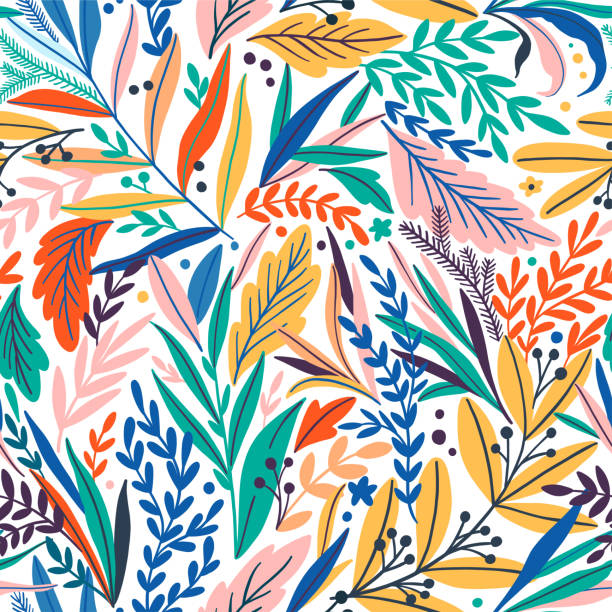
#> input picture Pattern.jpg, 612 x 612 px, found by its file name
$ jupyter execute --allow-errors image_compression.ipynb
#> lines starting #> are read from the running program, lines starting #| are printed output that depends on the picture
### image_comression.py
import numpy as np
from scipy.fft import dctn,dct,idctn
from huffman_code import *

def get_blocks(image_array):

    height, width = image_array.shape
    pad_height = (8 - height % 8) % 8
    pad_width = (8 - width % 8) % 8

    # print(height, width)
    # print(pad_height,pad_width)

    # Pad the image with zeros
    padded_image = np.pad(image_array, ((0, pad_height), (0, pad_width)), 'constant')

    # Calculate the number of blocks in each dimension
    num_blocks_h = padded_image.shape[0] // 8
    num_blocks_w = padded_image.shape[1] // 8

    blocks = np.zeros((6400, 8, 8))  # Initialize with the expected final shape

    itter = 0
    for i in range(num_blocks_h):
        for j in range(num_blocks_w):
            start_x = j*8
            end_x = start_x + 8
            start_y = i*8
            end_y = start_y+8
            block = padded_image[start_x:end_x,start_y:end_y]
            blocks[itter] = block
            itter = itter + 1
    return blocks


# [17 lines left out: function reconstruct_from_blocks_test, not called in this run]

def dct_for_one_block(block):
    dct_image = dctn(block, type=2, norm='ortho')
    return dct_image

def get_dct_blocks(blocks):
    #perform DCT on blocks

    dct_blocks = np.zeros((6400, 8,8))  # Initialize with the expected final shape

    for index,block in enumerate(blocks):
        dct_image = dctn(block, type=2, norm='ortho')
        dct_blocks[index] = dct_image
    return dct_blocks

def quantize_blocks(dct_blocks,level):

    quantization_matrix = np.array([[16,  11,  10,  16,  24,  40,  51,  61],
                                [12,  12,  14,  19,  26,  58,  60,  55],
                                [14,  13,  16,  24,  40,  57,  69,  56],
                                [14,  17,  22,  29,  51,  87,  80,  62],
                                [18,  22,  37,  56,  68, 109, 103,  77],
                                [24,  35,  55,  64,  81, 104, 113,  92],
                                [49,  64,  78,  87, 103, 121, 120, 101],
                                [72,  92,  95,  98, 112, 100, 103,  99]])

    if level == "high":
        quantization_matrix = quantization_matrix*1
    if level == "mid":
        quantization_matrix = quantization_matrix*5
    if level == "low":
        quantization_matrix = quantization_matrix*20

    quntized_blocks = dct_blocks/quantization_matrix
    quntized_blocks = quntized_blocks.astype(int)
    return quntized_blocks

# [49 lines left out: functions dequntize_blocks, quantize_blocks_custom, not called in this run]

def compress(quntized_blocks,location):
    result_string = ''
    huffman_codes_list = []
    for index,block in enumerate(quntized_blocks):
        uniques_low,counts_low = np.unique(block,return_counts = True)
        probabilities_low = counts_low/np.sum(counts_low)
        huffman_code_low = generate_huffman_code(uniques_low,probabilities_low)
        huffman_codes_list.append(huffman_code_low)
        bit_sequence_low = compress_image(huffman_code_low,block)
        result_string = result_string + str(bit_sequence_low) + "\n"

    with open(location, 'w') as f:
        f.write(result_string)

    return huffman_codes_list


# [49 lines left out: functions decode_blocks, reconstruct_from_blocks, calculate_psnr, not called in this run]


################################################################################################

import numpy as np
from itertools import chain
from scipy.fft import dctn,dct,idct

# [155 lines left out: functions zigzag_iteration, run_length_coding_binary, decode_run_length, recreate_matrix_from_zigzag, get_bit_sequence, compress_image and 5 more, not called in this run]

### run_length.py
import numpy as np
from itertools import chain
from scipy.fft import dctn,dct,idct

def zigzag_iteration(matrix):
    rows, cols = matrix.shape
    result = []

    for i in range(rows + cols - 1):
        if i % 2 == 0:  # Even rows
            for j in range(min(i, rows - 1), max(0, i - cols + 1) - 1, -1):
                result.append(matrix[j, i - j])
        else:  # Odd rows
            for j in range(max(0, i - cols + 1), min(i, rows - 1) + 1):
                result.append(matrix[j, i - j])

    return result


def run_length_coding_binary(result):
    run_length_code = []
    current_value = None
    current_length = 0

    for value in result:
        if value == current_value:
            current_length += 1
        else:
            if current_value is not None:
                if current_value>=0:
                    binary_value = format(current_value, '08b')  # Convert to binary with 8 bits
                    binary_length = format(current_length, '08b')  # Convert run length to binary with 8 bits
                    run_length_code.append((binary_value, binary_length))
                else:
                    binary_value = format(current_value, '09b')  # Convert to binary with 9 bits
                    binary_length = format(current_length, '08b')  # Convert run length to binary with 8 bits
                    run_length_code.append((binary_value, binary_length))
            current_value = value
            current_length = 1

    if current_value is not None:
        if current_value>=0:
            binary_value = format(current_value, '08b')  # Convert to binary with 8 bits
            binary_length = format(current_length, '08b')  # Convert run length to binary with 8 bits
            run_length_code.append((binary_value, binary_length))
        else:
            binary_value = format(current_value, '09b')  # Convert to binary with 9 bits
            binary_length = format(current_length, '08b')  # Convert run length to binary with 8 bits
            run_length_code.append((binary_value, binary_length))

    return run_length_code


def decode_run_length(bit_sequence):

    remaining_bits = bit_sequence
    result = []

    while len(remaining_bits)>0:
        if remaining_bits[0] == '-':
            value,count = -1*int(remaining_bits[1:9],2) , int(remaining_bits[9:17],2)
            result_list = [value] * count
            result.append(result_list)
            remaining_bits = remaining_bits[17:]
        else:
            value,count = int(remaining_bits[0:8],2) , int(remaining_bits[8:16],2)
            result_list = [value] * count
            result.append(result_list)
            remaining_bits = remaining_bits[16:]

    result = list(chain(*result))
    return result

def recreate_matrix_from_zigzag(result, rows, cols):
    matrix = np.zeros((rows, cols), dtype=int)

    index = 0

    for i in range(rows + cols - 1):
        if i % 2 == 0:  # Even rows
            for j in range(min(i, rows - 1), max(0, i - cols + 1) - 1, -1):
                matrix[j, i - j] = result[index]
                index += 1
        else:  # Odd rows
            for j in range(max(0, i - cols + 1), min(i, rows - 1) + 1):
                matrix[j, i - j] = result[index]
                index += 1

    return matrix


def get_bit_sequence(run_length_code_binary):
    result_string = ''

    for i in run_length_code_binary:
        result_string = result_string + i[0] + i[1]

    return result_string

def compress_image(image):
    result = zigzag_iteration(image)
    run_length_code_binary = run_length_coding_binary(result)
    bit_sequence = get_bit_sequence(run_length_code_binary)
    return bit_sequence

# def compress_image(block):
#     print(block.shape)

def decompress_bit_sequence(bit_sequence):
    result = decode_run_length(bit_sequence)
    decoded = np.array(recreate_matrix_from_zigzag(result, 8, 8))
    return decoded

# [28 lines left out: functions compress_run_length_blocks, decompress_run_length_blocks, not called in this run]

### image_compression.ipynb
[cell 1]
import numpy as np
from scipy.fft import dct,idct
import matplotlib.pyplot as plt
from PIL import Image
import cv2
from image_comression import *
from run_length import *

# Separating into 8x8 blocks

[cell 2]
image_array = cv2.resize(cv2.imread("D:\sem_7\Image_and_video_coding\Video_codec\\video-codec\Pattern.jpg",0), (640, 640))
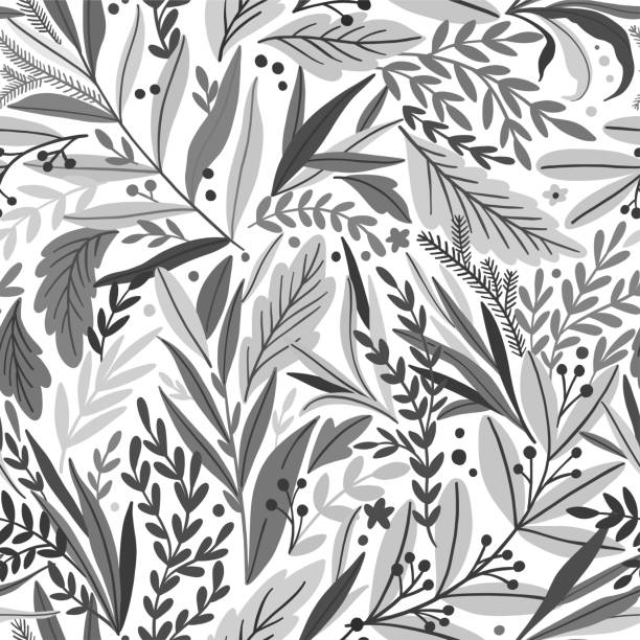
#> image_array: shape (640, 640); min 29, max 255, mean 186.2
blocks = get_blocks(image_array)
#> after the loop in get_blocks, `for i in range(num_blocks_h):`: itter = 6400

[cell 3]
plt.imshow(blocks[0],cmap="gray")
# print(image_array.shape)
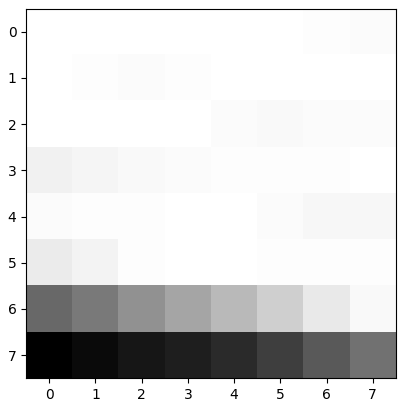
#> figure drawn by matplotlib, 1 panel

[cell 4]
print(blocks[0])
#| [[255. 255. 255. 255. 255. 255. 254. 253.]
#|  [255. 254. 253. 254. 255. 255. 255. 255.]
#|  [255. 255. 255. 255. 253. 252. 253. 253.]
#|  [248. 250. 252. 253. 254. 254. 254. 255.]
#|  [253. 254. 254. 255. 255. 253. 251. 251.]
#|  [245. 249. 254. 255. 255. 254. 254. 254.]
#|  [180. 189. 200. 210. 220. 231. 244. 252.]
#|  [128. 133. 139. 143. 149. 159. 173. 185.]]

# Discrete cosine transform for macro blocks

[cell 5]
dct_blocks = get_dct_blocks(blocks)

[cell 6]
plt.imshow(dct_blocks[0])
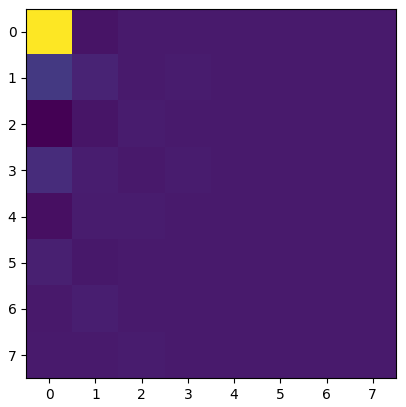
#> figure drawn by matplotlib, 1 panel

# Quantize

[cell 7]
high_quntized_blocks = (quantize_blocks(dct_blocks,"high")/8).astype(int)
low_quntized_blocks = quantize_blocks(dct_blocks,"low")
mid_quntized_blocks = quantize_blocks(dct_blocks,"mid")

[cell 8]
uniques_low,counts_low = np.unique(high_quntized_blocks,return_counts = True)
#> uniques_low = 23 values from -7 to 15; counts_low = 23 values, max 391409 at index 7, min 11 at index 0, mean 17808.7
print(len(uniques_low))
#| 23

# Huffman coding (entropy coding)

#> (a cell that did not finish here is left out)

#> the loop in compress, `for index,block in enumerate(quntized_blocks):` made 1 pass
#> (uniques_low, counts_low, probabilities_low) on pass 1: ([-1, 0, 1, 14], [1, 61, 1, 1], [0.0156, 0.953, 0.0156, 0.0156])
#> after the loop in compress, `for index,block in enumerate(quntized_blocks):`: huffman_codes_list = []; result_string = ''
huffman_codes_list_low = compress(low_quntized_blocks,"low.txt")
huffman_codes_list_mid = compress(mid_quntized_blocks,"mid.txt")

# Decoding the blocks

#> (a cell that did not finish here is left out)

# Reconstructing the decoded blocks

#> (a cell that did not finish here is left out)

#> (a cell that did not finish here is left out)

#> (a cell that did not finish here is left out)

#> (a cell that did not finish here is left out)

[cell 15]
plt.imshow(image_array,cmap='gray')

# Run length coding

[cell 16]
matrix = np.array([[16,  16,  16,  16,  24,  40,  51,  0],
                    [16,  16,  16,  19,  26,  58,  0,  0],
                    [16,  16,  16,  24,  40,  57,  0,  0],
                    [14,  17,  22,  29,  51,  0,  0,  0],
                    [18,  22,  37,  56,  68, 0, 0,  0],
                    [24,  35,  0,  0,  0, 0, 0,  0],
                    [49,  64,  0,  0, 0, 0, 0, 0],
                    [72,  92,  0,  0, 0, 0, 0,  0]])

[cell 17]
# high_quntized_blocks = quantize_blocks(dct_blocks,"high")
# low_quntized_blocks = quantize_blocks(dct_blocks,"low")
# mid_quntized_blocks = quantize_blocks(dct_blocks,"mid")

[cell 18]
def compress_run_length_blocks(blocks):
    result_string = ''
    for block in blocks:
        block = block
        print(block.shape)
        bit_sequence = compress_image(block)
        result_string = result_string + bit_sequence + "\n"
        print(result_string)
    with open("run_length.txt", 'w') as f:
        f.write(result_string)

[cell 19]
print(high_quntized_blocks[7].shape)
#| (8, 8)

[cell 20]
compress_run_length_blocks(high_quntized_blocks)
#> the loop in compress_run_length_blocks, `for block in blocks:` made 6400 passes
#> (printed output is left out)

[cell 21]
def decompress_run_length(location):

    with open(location, 'r') as file:
        text_string = file.read().strip()

    block_strings = text_string.split("\n")

    result_blocks = np.empty((0, 8,8))

    for index,string in enumerate(block_strings):
        decompressed_block = decompress_bit_sequence(string)
        result_blocks = np.concatenate((result_blocks, [decompressed_block]), axis=0)

    result_blocks = result_blocks.astype(int)
    return result_blocks

[cell 22]
result_blocks = decompress_run_length("run_length.txt")

# Calculating entropies

#> (a cell that did not finish here is left out)

# Calculating compression ratios

#> (a cell that did not finish here is left out)
